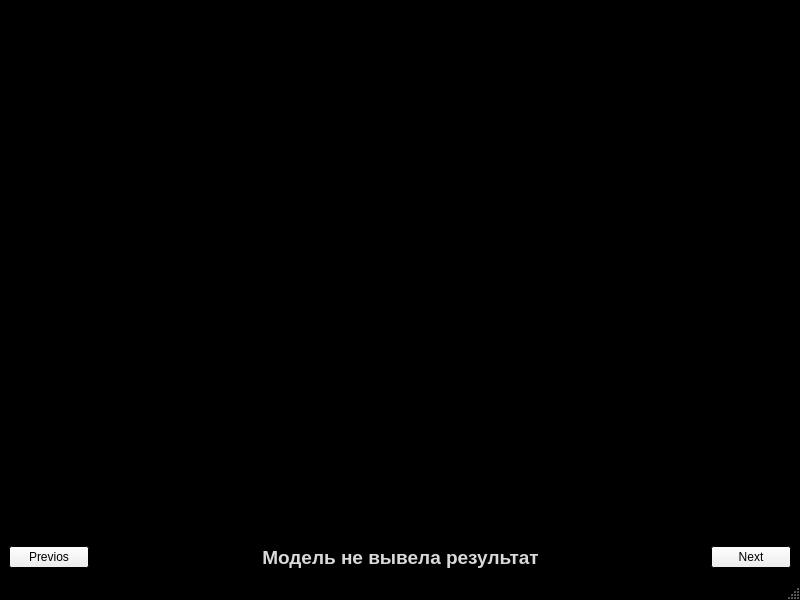
<?xml version="1.0" encoding="UTF-8"?>
<ui version="4.0">
 <class>MainWindow</class>
 <widget class="QMainWindow" name="MainWindow">
  <property name="geometry">
   <rect>
    <x>0</x>
    <y>0</y>
    <width>800</width>
    <height>600</height>
   </rect>
  </property>
  <property name="palette">
   <palette>
    <active>
     <colorrole role="WindowText">
      <brush brushstyle="SolidPattern">
       <color alpha="217">
        <red>255</red>
        <green>255</green>
        <blue>255</blue>
       </color>
      </brush>
     </colorrole>
     <colorrole role="Window">
      <brush brushstyle="SolidPattern">
       <color alpha="255">
        <red>0</red>
        <green>0</green>
        <blue>0</blue>
       </color>
      </brush>
     </colorrole>
    </active>
    <inactive>
     <colorrole role="WindowText">
      <brush brushstyle="SolidPattern">
       <color alpha="217">
        <red>255</red>
        <green>255</green>
        <blue>255</blue>
       </color>
      </brush>
     </colorrole>
     <colorrole role="Window">
      <brush brushstyle="SolidPattern">
       <color alpha="255">
        <red>0</red>
        <green>0</green>
        <blue>0</blue>
       </color>
      </brush>
     </colorrole>
    </inactive>
    <disabled>
     <colorrole role="Base">
      <brush brushstyle="SolidPattern">
       <color alpha="255">
        <red>0</red>
        <green>0</green>
        <blue>0</blue>
       </color>
      </brush>
     </colorrole>
     <colorrole role="Window">
      <brush brushstyle="SolidPattern">
       <color alpha="255">
        <red>0</red>
        <green>0</green>
        <blue>0</blue>
       </color>
      </brush>
     </colorrole>
    </disabled>
   </palette>
  </property>
  <property name="windowTitle">
   <string>Кошачий фотоальбом</string>
  </property>
  <widget class="QWidget" name="centralwidget">
   <layout class="QGridLayout" name="gridLayout">
    <item row="2" column="4">
     <widget class="QPushButton" name="btn_right">
      <property name="text">
       <string>Next</string>
      </property>
      <property name="icon">
       <iconset resource="resources.qrc">
        <normaloff>:/butons/images/chevron_r.png</normaloff>:/butons/images/chevron_r.png</iconset>
      </property>
      <property name="iconSize">
       <size>
        <width>32</width>
        <height>32</height>
       </size>
      </property>
     </widget>
    </item>
    <item row="2" column="2">
     <widget class="QLabel" name="ai_res_out">
      <property name="sizePolicy">
       <sizepolicy hsizetype="Preferred" vsizetype="Preferred">
        <horstretch>0</horstretch>
        <verstretch>0</verstretch>
       </sizepolicy>
      </property>
      <property name="text">
       <string>&lt;html&gt;&lt;head/&gt;&lt;body&gt;&lt;p align=&quot;center&quot;&gt;&lt;span style=&quot; font-size:14pt; font-weight:700;&quot;&gt;Модель не  вывела результат&lt;/span&gt;&lt;/p&gt;&lt;/body&gt;&lt;/html&gt;</string>
      </property>
      <property name="textFormat">
       <enum>Qt::MarkdownText</enum>
      </property>
      <property name="alignment">
       <set>Qt::AlignCenter</set>
      </property>
     </widget>
    </item>
    <item row="0" column="0">
     <spacer name="verticalSpacer">
      <property name="orientation">
       <enum>Qt::Vertical</enum>
      </property>
      <property name="sizeHint" stdset="0">
       <size>
        <width>20</width>
        <height>40</height>
       </size>
      </property>
     </spacer>
    </item>
    <item row="2" column="0">
     <widget class="QPushButton" name="btn_left">
      <property name="text">
       <string>Previos</string>
      </property>
      <property name="icon">
       <iconset resource="resources.qrc">
        <normaloff>:/butons/images/chevron_l.png</normaloff>:/butons/images/chevron_l.png</iconset>
      </property>
      <property name="iconSize">
       <size>
        <width>32</width>
        <height>32</height>
       </size>
      </property>
     </widget>
    </item>
    <item row="2" column="1">
     <spacer name="horizontalSpacer">
      <property name="orientation">
       <enum>Qt::Horizontal</enum>
      </property>
      <property name="sizeHint" stdset="0">
       <size>
        <width>40</width>
        <height>20</height>
       </size>
      </property>
     </spacer>
    </item>
    <item row="2" column="3">
     <spacer name="horizontalSpacer_2">
      <property name="orientation">
       <enum>Qt::Horizontal</enum>
      </property>
      <property name="sizeHint" stdset="0">
       <size>
        <width>40</width>
        <height>20</height>
       </size>
      </property>
     </spacer>
    </item>
   </layout>
  </widget>
  <widget class="QMenuBar" name="menuBar">
   <property name="geometry">
    <rect>
     <x>0</x>
     <y>0</y>
     <width>800</width>
     <height>18</height>
    </rect>
   </property>
   <widget class="QMenu" name="menu">
    <property name="title">
     <string>Меню</string>
    </property>
    <widget class="QMenu" name="menu_2">
     <property name="title">
      <string>Период переключения</string>
     </property>
     <addaction name="action_0sec"/>
     <addaction name="action_1sec"/>
     <addaction name="action_5sec"/>
     <addaction name="action_10sec"/>
    </widget>
    <addaction name="action_up_windows"/>
    <addaction name="action_use_resources"/>
    <addaction name="action_choose_dir"/>
    <addaction name="menu_2"/>
    <addaction name="close"/>
   </widget>
   <addaction name="menu"/>
  </widget>
  <widget class="QStatusBar" name="statusbar"/>
  <action name="action_up_windows">
   <property name="checkable">
    <bool>true</bool>
   </property>
   <property name="checked">
    <bool>true</bool>
   </property>
   <property name="text">
    <string>Поверх всех окон</string>
   </property>
  </action>
  <action name="action_use_resources">
   <property name="checkable">
    <bool>true</bool>
   </property>
   <property name="checked">
    <bool>true</bool>
   </property>
   <property name="enabled">
    <bool>true</bool>
   </property>
   <property name="text">
    <string>Фото из файла ресурса</string>
   </property>
  </action>
  <action name="action_choose_dir">
   <property name="checkable">
    <bool>true</bool>
   </property>
   <property name="text">
    <string>Фото из выбранной папки</string>
   </property>
  </action>
  <action name="action_0sec">
   <property name="checkable">
    <bool>true</bool>
   </property>
   <property name="checked">
    <bool>true</bool>
   </property>
   <property name="text">
    <string>Отключить</string>
   </property>
  </action>
  <action name="action_1sec">
   <property name="checkable">
    <bool>true</bool>
   </property>
   <property name="text">
    <string>1 секунда</string>
   </property>
  </action>
  <action name="action_5sec">
   <property name="checkable">
    <bool>true</bool>
   </property>
   <property name="text">
    <string>5 секунд</string>
   </property>
  </action>
  <action name="action_10sec">
   <property name="checkable">
    <bool>true</bool>
   </property>
   <property name="text">
    <string>10 секунд</string>
   </property>
  </action>
  <action name="close">
   <property name="text">
    <string>Закрыть программу</string>
   </property>
  </action>
 </widget>
 <resources>
  <include location="resources.qrc"/>
 </resources>
 <connections/>
</ui>
